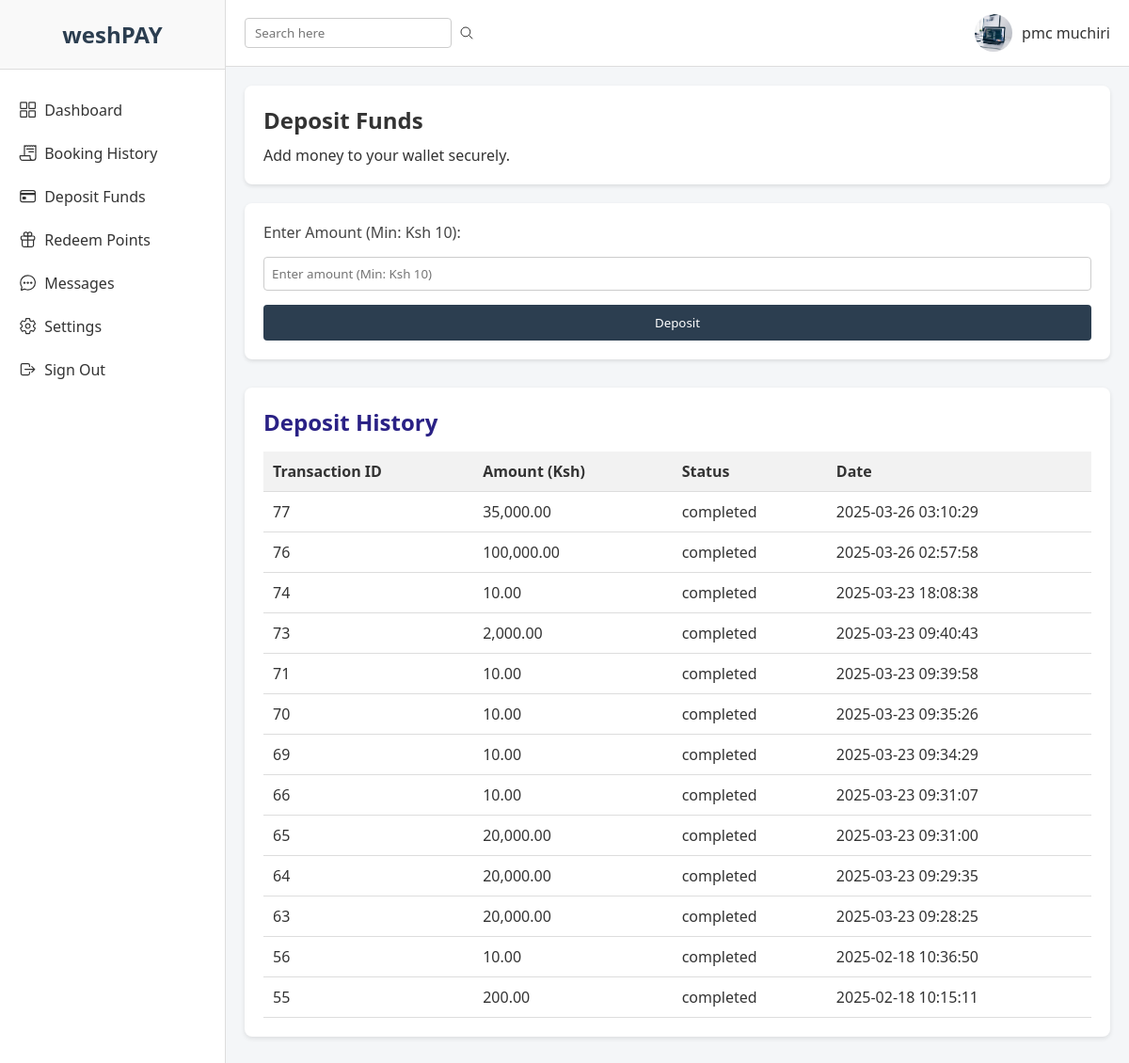
Page /deposit.php (signed in) on the committed database.
### tables this page shows
CREATE TABLE `users` (
  `user_id` int(11) NOT NULL,
  `full_name` varchar(100) NOT NULL,
  `profile_picture` varchar(255) DEFAULT NULL,
  `email` varchar(100) NOT NULL,
  `phone` varchar(20) NOT NULL,
  `password_hash` varchar(255) NOT NULL,
  `role` enum('guest','host','admin') NOT NULL DEFAULT 'guest',
  `created_at` timestamp NOT NULL DEFAULT current_timestamp()
);

CREATE TABLE `transactions` (
  `transaction_id` int(11) NOT NULL,
  `wallet_id` int(11) NOT NULL,
  `amount` decimal(10,2) NOT NULL,
  `transaction_type` varchar(10) DEFAULT NULL,
  `status` enum('pending','completed','failed') DEFAULT 'pending',
  `created_at` timestamp NOT NULL DEFAULT current_timestamp()
);

### public/deposit.php (the view, shortened to what this page needs)
<?php
require '../config/db_connect.php';
$user_id = $_SESSION["user_id"];
$stmt = $pdo->prepare("SELECT full_name, profile_picture FROM users WHERE user_id = ?");
$stmt->execute([$user_id]);
$user = $stmt->fetch(PDO::FETCH_ASSOC);
$full_name = $user ? $user["full_name"] : "User";
$profile_picture = $user && !empty($user["profile_picture"])
    ? "../uploads/" . $user["profile_picture"]
    : "../assets/imgs/default-user.png";
try {
    $stmt = $pdo->prepare("
        SELECT t.transaction_id, t.amount, t.status, t.created_at
        FROM transactions t
        JOIN wallets w ON t.wallet_id = w.wallet_id
        WHERE w.user_id = ? AND t.transaction_type = 'deposit'
        ORDER BY t.created_at DESC
    ");
    $stmt->execute([$user_id]);
    $deposits = $stmt->fetchAll(PDO::FETCH_ASSOC);
} catch (PDOException $e) {
    die("Error: " . $e->getMessage());
}
?>
<!DOCTYPE html>
<html lang="en">
<head>
  <link rel="stylesheet" href="../assets/css/dashboard_new.css">
</head>
<body>
  <aside class="sidebar">
    <div class="sidebar-brand">
      <h2>weshPAY</h2>
    </div>
    <nav class="sidebar-nav">
      <ul>
        <li><a href="dashboard.php"><ion-icon name="grid-outline"></ion-icon> Dashboard</a></li>
        <li><a href="booking_history.php" class="active"><ion-icon name="receipt-outline"></ion-icon> Booking History</a></li>
        <li><a href="deposit.php" class="active"><ion-icon name="card-outline"></ion-icon> Deposit Funds</a></li>
        <li><a href="redeem_points.php"><ion-icon name="gift-outline"></ion-icon> Redeem Points</a></li>
        <li><a href="messages.php"><ion-icon name="chatbubble-ellipses-outline"></ion-icon> Messages</a></li>
        <li><a href="settings.php"><ion-icon name="settings-outline"></ion-icon> Settings</a></li>
        <li><a href="logout.php"><ion-icon name="log-out-outline"></ion-icon> Sign Out</a></li>
      </ul>
    </nav>
  </aside>
  <div class="main-content">
    <header class="header">
      <div class="header-search">
        <input type="text" placeholder="Search here" />
        <ion-icon name="search-outline"></ion-icon>
      </div>
      <div class="header-user">
        <img src="<?php echo htmlspecialchars($profile_picture); ?>" alt="User Profile">
        <span><?php echo htmlspecialchars($full_name); ?></span>
      </div>
    </header>
    <section class="overview">
      <div class="welcome-card">
        <h1>Deposit Funds</h1>
        <p>Add money to your wallet securely.</p>
      </div>
      <div class="form-card">
        <form action="deposit.php" method="POST" class="deposit-form" onsubmit="return validateDeposit()">
          <label for="amount">Enter Amount (Min: Ksh 10):</label>
          <input
            type="number"
            id="amount"
            name="amount"
            placeholder="Enter amount (Min: Ksh 10)"
            required
          />
          <button type="submit">Deposit</button>
        </form>
      </div>
      <div class="table-card">
        <h2>Deposit History</h2>
        <div class="table-responsive">
          <table>
            <thead>
              <tr>
                <th>Transaction ID</th>
                <th>Amount (Ksh)</th>
                <th>Status</th>
                <th>Date</th>
              </tr>
            </thead>
            <tbody>
              <?php if (!empty($deposits)): ?>
                <?php foreach ($deposits as $deposit): ?>
                  <tr>
                    <td><?php echo htmlspecialchars($deposit['transaction_id']); ?></td>
                    <td><?php echo htmlspecialchars(number_format($deposit['amount'], 2)); ?></td>
                    <td><?php echo htmlspecialchars($deposit['status']); ?></td>
                    <td><?php echo htmlspecialchars($deposit['created_at']); ?></td>
                  </tr>
                <?php endforeach; ?>
              <?php else: ?>
                <tr>
                  <td colspan="4" style="text-align: center;">No deposit transactions found.</td>
                </tr>
              <?php endif; ?>
            </tbody>
          </table>
        </div>
      </div>
    </section>
  </div>
</body>
</html>

### assets/css/dashboard_new.css (style rules this page uses)
* { box-sizing: border-box; margin: 0; padding: 0; font-family: "Segoe UI", Tahoma, Geneva, Verdana, sans-serif; }
body { background: #f4f6f8; color: #333; display: flex; }
.sidebar { width: 240px; background: #fff; border-right: 1px solid #ddd; min-height: 100vh; display: flex; flex-direction: column; align-items: center; }
.sidebar-brand { text-align: center; padding: 20px 0; width: 100%; background: #f9f9f9; border-bottom: 1px solid #ddd; }
.sidebar-brand h2 { color: #2c3e50; font-size: 1.5rem; }
.sidebar-nav { width: 100%; margin-top: 20px; }
.sidebar-nav ul { list-style: none; }
.sidebar-nav li { width: 100%; }
.sidebar-nav a { display: flex; align-items: center; padding: 12px 20px; color: #333; text-decoration: none; transition: background 0.3s; }
.sidebar-nav ion-icon { margin-right: 10px; font-size: 1.2rem; }
.main-content { flex: 1; display: flex; flex-direction: column; }
.header { display: flex; justify-content: space-between; align-items: center; background: #fff; padding: 15px 20px; border-bottom: 1px solid #ddd; }
.header-search { display: flex; align-items: center; gap: 8px; }
.header-search input { padding: 6px 10px; border: 1px solid #ccc; border-radius: 4px; }
.header-user { display: flex; align-items: center; gap: 10px; }
.header-user img { width: 40px; height: 40px; border-radius: 50%; object-fit: cover; }
.overview { padding: 20px; background: #f4f6f8; }
.welcome-card { background: #fff; padding: 20px; border-radius: 8px; margin-bottom: 20px; box-shadow: 0 2px 4px rgba(0,0,0,0.1); }
.welcome-card h1 { margin-bottom: 10px; }
.form-card { background: #fff; padding: 20px; border-radius: 8px; box-shadow: 0 2px 4px rgba(0,0,0,0.1); margin-bottom: 20px; }
.deposit-form { display: flex; flex-direction: column; gap: 15px; }
.deposit-form label { font-weight: 500; color: #444; }
.deposit-form input[type="number"] { padding: 8px; border: 1px solid #ccc; border-radius: 4px; }
.table-card { background: #fff; padding: 20px; border-radius: 8px; margin-bottom: 20px; box-shadow: 0 2px 4px rgba(0,0,0,0.1); }
.table-responsive { width: 100%; overflow-x: auto; }
table { width: 100%; border-collapse: collapse; min-width: 600px; }
table th, table td { padding: 12px 15px; text-align: left; border-bottom: 1px solid #ddd; }
table thead { background: #f2f2f2; }
.sidebar { width: 240px; background: #fff; border-right: 1px solid #ddd; min-height: 100vh; display: flex; flex-direction: column; }
.sidebar-brand { padding: 20px; border-bottom: 1px solid #ddd; text-align: center; }
.sidebar-brand h2 { margin: 0; }
.sidebar-nav ul { list-style: none; padding: 0; margin: 0; }
.sidebar-nav li a { display: flex; align-items: center; padding: 12px 20px; text-decoration: none; color: #333; transition: background 0.3s; }
.sidebar-nav ion-icon { margin-right: 8px; font-size: 1.2rem; }
.overview { padding: 20px; background: #f4f6f8; flex: 1; }
.form-card { background: #fff; padding: 20px; border-radius: 8px; box-shadow: 0 2px 4px rgba(0,0,0,0.1); }
.deposit-form label { font-weight: 500; }
.deposit-form button { padding: 10px 16px; background: #2c3e50; border: none; border-radius: 4px; color: #fff; cursor: pointer; transition: background 0.3s; }

### public/deposit.php (style rules this page uses)
.table-card { margin-top: 30px; background: #fff; padding: 20px; border-radius: 8px; box-shadow: 0 2px 5px rgba(0,0,0,0.1); }
.table-card h2 { margin-bottom: 15px; color: #2a2185; }
.table-responsive table { width: 100%; border-collapse: collapse; }
.table-responsive th, .table-responsive td { padding: 10px; border-bottom: 1px solid #ddd; text-align: left; }
.table-responsive th { background-color: #f2f2f2; color: #333; }

### rows in the picture
users: profile_picture (picture), full_name "pmc muchiri"
transactions: transaction_id "77", amount "35,000.00", status "completed", created_at "2025-03-26 03:10:29"
transactions: transaction_id "76", amount "100,000.00", status "completed", created_at "2025-03-26 02:57:58"
transactions: transaction_id "74", amount "10.00", status "completed", created_at "2025-03-23 18:08:38"
transactions: transaction_id "73", amount "2,000.00", status "completed", created_at "2025-03-23 09:40:43"
transactions: transaction_id "71", amount "10.00", status "completed", created_at "2025-03-23 09:39:58"
transactions: transaction_id "70", amount "10.00", status "completed", created_at "2025-03-23 09:35:26"
transactions: transaction_id "69", amount "10.00", status "completed", created_at "2025-03-23 09:34:29"
transactions: transaction_id "66", amount "10.00", status "completed", created_at "2025-03-23 09:31:07"
transactions: transaction_id "65", amount "20,000.00", status "completed", created_at "2025-03-23 09:31:00"
transactions: transaction_id "64", amount "20,000.00", status "completed", created_at "2025-03-23 09:29:35"
transactions: transaction_id "63", amount "20,000.00", status "completed", created_at "2025-03-23 09:28:25"
transactions: transaction_id "56", amount "10.00", status "completed", created_at "2025-02-18 10:36:50"
transactions: transaction_id "55", amount "200.00", status "completed", created_at "2025-02-18 10:15:11"
